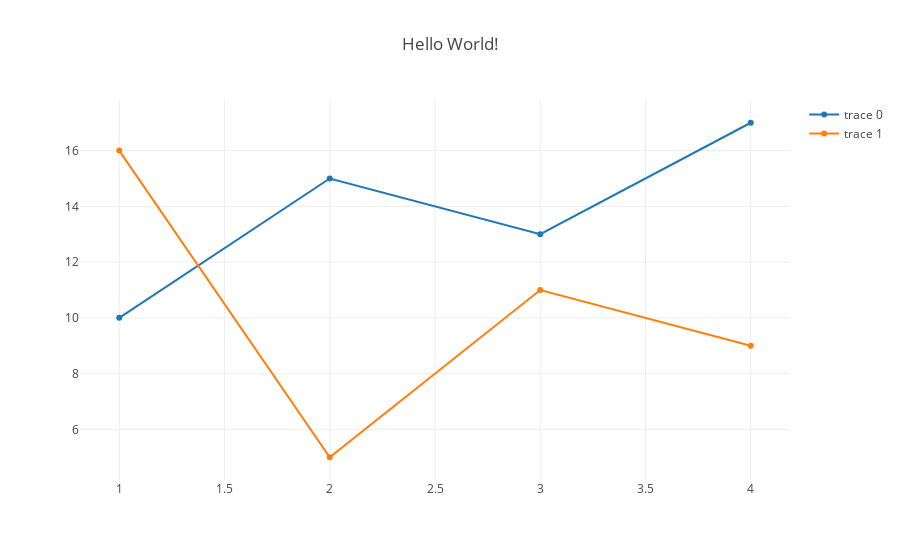

Write notebook code for a chart like this one.
### Markdown cell above
## Hello Plotly

### Code cell
trace0 = go.Scatter(
    x=[1, 2, 3, 4],
    y=[10, 15, 13, 17]
)
trace1 = go.Scatter(
    x=[1, 2, 3, 4],
    y=[16, 5, 11, 9]
)
data = [trace0, trace1]
layout = go.Layout(title='Hello World!')

'''
py.plot({
    "data"   : data,
    "layout" : layout
    }, filename = 'basic-line.html', auto_open=True)

'''
py.iplot({
    "data"   : data,
    "layout" : layout
})

### Figure 1 — Plotly figure (JSON) as saved in the notebook; plotly's stock layout.template omitted (floating-point values rounded to 4 significant figures)
{"data": [{"type": "scatter", "uid": "c9c84182-7ec0-4223-ac3c-3c7f4658ca59", "x": [1, 2, 3, 4], "y": [10, 15, 13, 17]}, {"type": "scatter", "uid": "b78aef35-e820-4ea3-b20c-c39c0208ab1d", "x": [1, 2, 3, 4], "y": [16, 5, 11, 9]}], "layout": {"autosize": true, "title": {"text": "Hello World!"}, "xaxis": {"autorange": true, "range": [0.821, 4.179], "type": "linear"}, "yaxis": {"autorange": true, "range": [4.121, 17.88], "type": "linear"}}}
